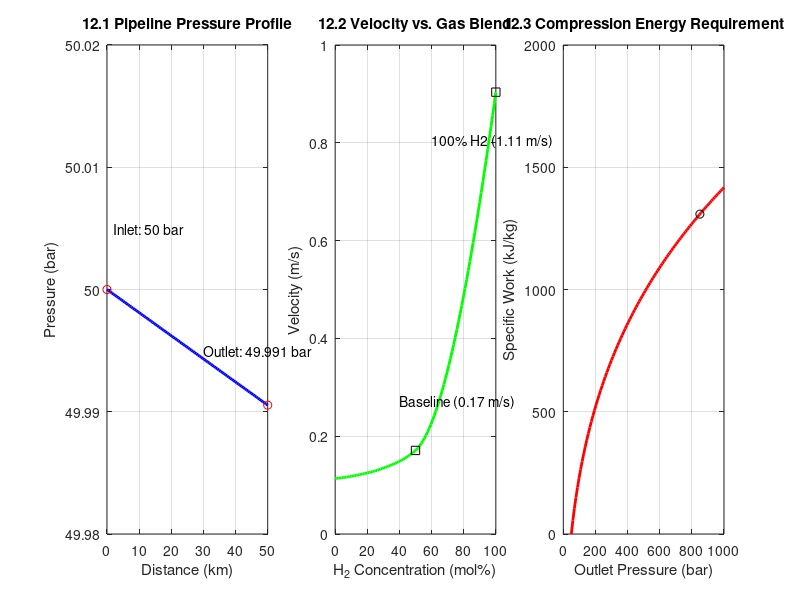

Recreate this plot in MATLAB. (Note: this script raises an error after producing the figure.)
%% Fluid Mechanics Project - Group A12 Visualizations
% Baseline: DN 300 mm, 50% H2 Blend
clear; clc; close all;
%% 1. Constants and Baseline Data
L = 50000;              % Pipeline length (m) [cite: 92]
D = 0.304;              % Internal Diameter (m) [cite: 104]
A = pi * D^2 / 4;       % Cross-sectional area (m^2) [cite: 106]
P1 = 50;                % Inlet pressure (bar) [cite: 92]
T1 = 298.15;            % Inlet temperature (K) [cite: 92]
m_dot = 0.2667;         % Total mass flow rate (kg/s) [cite: 92, 95]
eta_p = 0.75;           % Polytropic efficiency [cite: 164]
delta_P_base = 0.00946; % Baseline pressure drop (bar)
% Gas Properties Table (H2 mol%, R, k) [cite: 34]
h2_content = [0, 20, 30, 50, 100];
R_vals = [518, 570, 615, 780, 4124];
k_vals = [1.30, 1.315, 1.33, 1.36, 1.405];
figure('Color', 'w', 'Position', [100, 100, 1200, 400]);
%% GRAPH 1: Pipeline Pressure Profile
subplot(1,3,1);
dist = linspace(0, L/1000, 100); % Distance in km
pres = P1 - (delta_P_base * dist / (L/1000));
plot(dist, pres, 'b', 'LineWidth', 2);
xlabel('Distance (km)'); ylabel('Pressure (bar)');
title('12.1 Pipeline Pressure Profile');
grid on; ylim([49.98, 50.02]); % Zoomed to see the minor drop
hold on; plot(0, P1, 'ro', 50, pres(end), 'ro');
text(2, 50.005, 'Inlet: 50 bar');
text(30, 49.995, 'Outlet: 49.991 bar');
%% GRAPH 2: Effect of Gas Blend on Velocity
subplot(1,3,2);
h2_range = linspace(0, 100, 100);
R_interp = interp1(h2_content, R_vals, h2_range, 'pchip');
% rho = P / (RT) [cite: 117], v = m_dot / (rho * A) [cite: 124]
rho_range = (P1 * 1e5) ./ (R_interp * T1);
v_range = m_dot ./ (rho_range * A);
plot(h2_range, v_range, 'g', 'LineWidth', 2);
xlabel('H_2 Concentration (mol%)'); ylabel('Velocity (m/s)');
title('12.2 Velocity vs. Gas Blend');
grid on; hold on;
% Mark baseline (50%) and Future (100%)
v_50 = m_dot / (((P1*1e5)/(780*T1)) * A);
v_100 = m_dot / (((P1*1e5)/(4124*T1)) * A);
plot(50, v_50, 'ks', 100, v_100, 'ks');
text(40, v_50+0.1, 'Baseline (0.17 m/s)');
text(60, v_100-0.1, '100% H2 (1.11 m/s)');
%% GRAPH 3: Compressor Specific Work
subplot(1,3,3);
P2_range = linspace(50, 1000, 100);
R_base = 780; k_base = 1.36; % For 50% blend [cite: 97]
% Polytropic work formula
w = (k_base/(k_base-1)) * R_base * T1 * ((P2_range/P1).^((k_base-1)/k_base) - 1) / eta_p;
plot(P2_range, w/1000, 'r', 'LineWidth', 2); % kJ/kg
xlabel('Outlet Pressure (bar)'); ylabel('Specific Work (kJ/kg)');
title('12.3 Compression Energy Requirement');
grid on; hold on;
% Mark target 850 bar [cite: 164]
w_850 = (k_base/(k_base-1)) * R_base * T1 * ((850/P1)^((k_base-1)/k_base) - 1) / eta_p;
plot(850, w_850/1000, 'ko');
text(400, w_850/1000 + 100, ['Target 850 bar: ', num233(w_850/1000,4), ' kJ/kg']);
sgtitle('Fluid Mechanics Project: Group A12 System Analysis');
